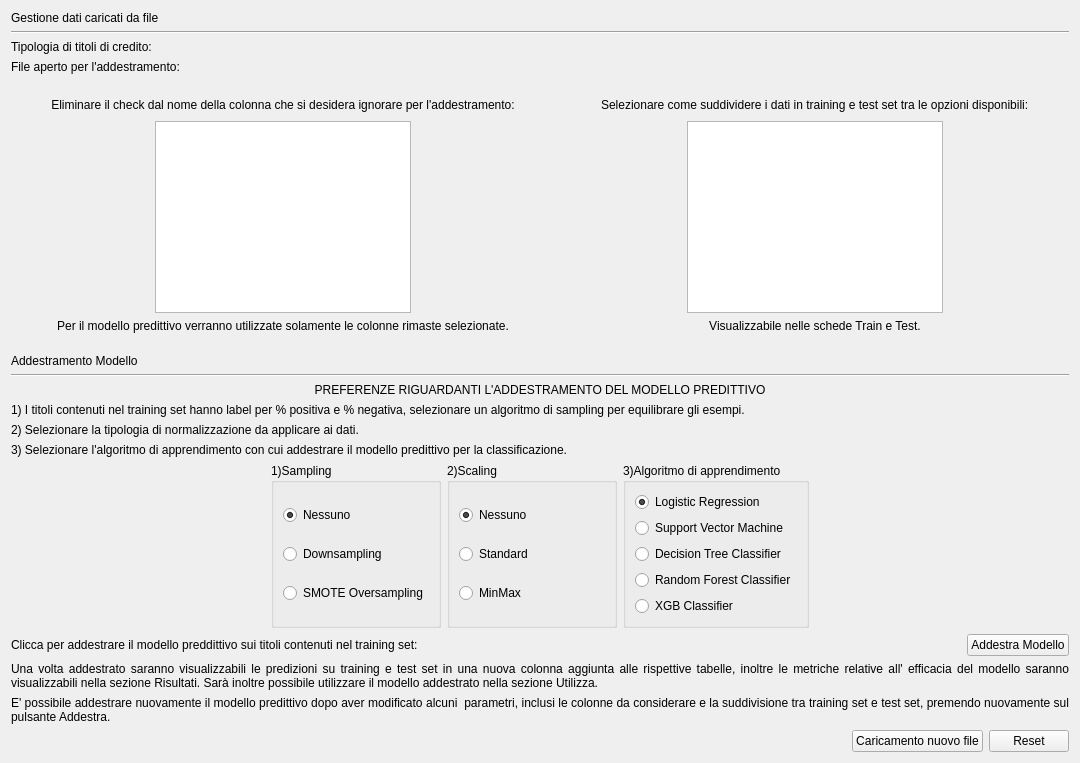
      <widget class="QWidget" name="Main">
       <attribute name="title">
        <string>Main</string>
       </attribute>
       <layout class="QVBoxLayout" name="verticalLayout_6">
        <item>
         <widget class="QLabel" name="label_7">
          <property name="text">
           <string>Gestione dati caricati da file</string>
          </property>
         </widget>
        </item>
        <item>
         <widget class="Line" name="line">
          <property name="orientation">
           <enum>Qt::Horizontal</enum>
          </property>
         </widget>
        </item>
        <item>
         <layout class="QVBoxLayout" name="verticalLayout_7">
          <item>
           <widget class="QLabel" name="main_type">
            <property name="text">
             <string>Tipologia di titoli di credito:</string>
            </property>
            <property name="wordWrap">
             <bool>true</bool>
            </property>
           </widget>
          </item>
          <item>
           <widget class="QLabel" name="main_filename">
            <property name="text">
             <string>File aperto per l'addestramento:</string>
            </property>
            <property name="wordWrap">
             <bool>true</bool>
            </property>
           </widget>
          </item>
         </layout>
        </item>
        <item>
         <spacer name="verticalSpacer_3">
          <property name="orientation">
           <enum>Qt::Vertical</enum>
          </property>
          <property name="sizeType">
           <enum>QSizePolicy::Minimum</enum>
          </property>
          <property name="sizeHint" stdset="0">
           <size>
            <width>20</width>
            <height>15</height>
           </size>
          </property>
         </spacer>
        </item>
        <item>
         <layout class="QHBoxLayout" name="horizontalLayout_15">
          <item>
           <layout class="QVBoxLayout" name="verticalLayout_20">
            <item>
             <layout class="QHBoxLayout" name="horizontalLayout_16">
              <item>
               <spacer name="horizontalSpacer_17">
                <property name="orientation">
                 <enum>Qt::Horizontal</enum>
                </property>
                <property name="sizeHint" stdset="0">
                 <size>
                  <width>40</width>
                  <height>20</height>
                 </size>
                </property>
               </spacer>
              </item>
              <item>
               <widget class="QLabel" name="label_4">
                <property name="text">
                 <string>Eliminare il check dal nome della colonna che si desidera ignorare per l'addestramento:</string>
                </property>
                <property name="alignment">
                 <set>Qt::AlignCenter</set>
                </property>
                <property name="wordWrap">
                 <bool>false</bool>
                </property>
               </widget>
              </item>
              <item>
               <spacer name="horizontalSpacer_18">
                <property name="orientation">
                 <enum>Qt::Horizontal</enum>
                </property>
                <property name="sizeHint" stdset="0">
                 <size>
                  <width>40</width>
                  <height>20</height>
                 </size>
                </property>
               </spacer>
              </item>
             </layout>
            </item>
            <item>
             <layout class="QHBoxLayout" name="horizontalLayout_18">
              <item>
               <spacer name="horizontalSpacer_28">
                <property name="orientation">
                 <enum>Qt::Horizontal</enum>
                </property>
                <property name="sizeHint" stdset="0">
                 <size>
                  <width>40</width>
                  <height>20</height>
                 </size>
                </property>
               </spacer>
              </item>
              <item>
               <widget class="QListView" name="main_list_columns">
                <property name="sizePolicy">
                 <sizepolicy hsizetype="Expanding" vsizetype="Expanding">
                  <horstretch>0</horstretch>
                  <verstretch>0</verstretch>
                 </sizepolicy>
                </property>
                <property name="resizeMode">
                 <enum>QListView::Adjust</enum>
                </property>
               </widget>
              </item>
              <item>
               <spacer name="horizontalSpacer_29">
                <property name="orientation">
                 <enum>Qt::Horizontal</enum>
                </property>
                <property name="sizeHint" stdset="0">
                 <size>
                  <width>40</width>
                  <height>20</height>
                 </size>
                </property>
               </spacer>
              </item>
             </layout>
            </item>
            <item>
             <widget class="QLabel" name="label_8">
              <property name="text">
               <string>Per il modello predittivo verranno utilizzate solamente le colonne rimaste selezionate.</string>
              </property>
              <property name="alignment">
               <set>Qt::AlignCenter</set>
              </property>
              <property name="wordWrap">
               <bool>true</bool>
              </property>
             </widget>
            </item>
           </layout>
          </item>
          <item>
           <layout class="QVBoxLayout" name="verticalLayout_21">
            <item>
             <layout class="QHBoxLayout" name="horizontalLayout_17">
              <item>
               <spacer name="horizontalSpacer_19">
                <property name="orientation">
                 <enum>Qt::Horizontal</enum>
                </property>
                <property name="sizeHint" stdset="0">
                 <size>
                  <width>40</width>
                  <height>20</height>
                 </size>
                </property>
               </spacer>
              </item>
              <item>
               <widget class="QLabel" name="label_5">
                <property name="text">
                 <string>Selezionare come suddividere i dati in training e test set tra le opzioni disponibili:</string>
                </property>
               </widget>
              </item>
              <item>
               <spacer name="horizontalSpacer_20">
                <property name="orientation">
                 <enum>Qt::Horizontal</enum>
                </property>
                <property name="sizeHint" stdset="0">
                 <size>
                  <width>40</width>
                  <height>20</height>
                 </size>
                </property>
               </spacer>
              </item>
             </layout>
            </item>
            <item>
             <layout class="QHBoxLayout" name="horizontalLayout_20">
              <item>
               <spacer name="horizontalSpacer_30">
                <property name="orientation">
                 <enum>Qt::Horizontal</enum>
                </property>
                <property name="sizeHint" stdset="0">
                 <size>
                  <width>40</width>
                  <height>20</height>
                 </size>
                </property>
               </spacer>
              </item>
              <item>
               <widget class="QListView" name="main_list_split">
                <property name="resizeMode">
                 <enum>QListView::Adjust</enum>
                </property>
               </widget>
              </item>
              <item>
               <spacer name="horizontalSpacer_31">
                <property name="orientation">
                 <enum>Qt::Horizontal</enum>
                </property>
                <property name="sizeHint" stdset="0">
                 <size>
                  <width>40</width>
                  <height>20</height>
                 </size>
                </property>
               </spacer>
              </item>
             </layout>
            </item>
            <item>
             <widget class="QLabel" name="label_12">
              <property name="text">
               <string>Visualizzabile nelle schede Train e Test.</string>
              </property>
              <property name="alignment">
               <set>Qt::AlignCenter</set>
              </property>
              <property name="wordWrap">
               <bool>true</bool>
              </property>
             </widget>
            </item>
           </layout>
          </item>
         </layout>
        </item>
        <item>
         <spacer name="verticalSpacer">
          <property name="orientation">
           <enum>Qt::Vertical</enum>
          </property>
          <property name="sizeType">
           <enum>QSizePolicy::Minimum</enum>
          </property>
          <property name="sizeHint" stdset="0">
           <size>
            <width>20</width>
            <height>15</height>
           </size>
          </property>
         </spacer>
        </item>
        <item>
         <widget class="QLabel" name="label_3">
          <property name="text">
           <string>Addestramento Modello</string>
          </property>
          <property name="wordWrap">
           <bool>true</bool>
          </property>
         </widget>
        </item>
        <item>
         <widget class="Line" name="line_3">
          <property name="orientation">
           <enum>Qt::Horizontal</enum>
          </property>
         </widget>
        </item>
        <item>
         <layout class="QVBoxLayout" name="verticalLayout_9">
          <property name="sizeConstraint">
           <enum>QLayout::SetDefaultConstraint</enum>
          </property>
          <item>
           <widget class="QLabel" name="label">
            <property name="text">
             <string>PREFERENZE RIGUARDANTI L'ADDESTRAMENTO DEL MODELLO PREDITTIVO</string>
            </property>
            <property name="alignment">
             <set>Qt::AlignCenter</set>
            </property>
            <property name="wordWrap">
             <bool>true</bool>
            </property>
           </widget>
          </item>
          <item>
           <widget class="QLabel" name="filelabelratio">
            <property name="text">
             <string>1) I titoli contenuti nel training set hanno label per % positiva e % negativa, selezionare un algoritmo di sampling per equilibrare gli esempi.</string>
            </property>
            <property name="wordWrap">
             <bool>true</bool>
            </property>
           </widget>
          </item>
          <item>
           <widget class="QLabel" name="label_2">
            <property name="text">
             <string>2) Selezionare la tipologia di normalizzazione da applicare ai dati.</string>
            </property>
            <property name="wordWrap">
             <bool>true</bool>
            </property>
           </widget>
          </item>
          <item>
           <widget class="QLabel" name="label_6">
            <property name="text">
             <string>3) Selezionare l'algoritmo di apprendimento con cui addestrare il modello predittivo per la classificazione.</string>
            </property>
            <property name="wordWrap">
             <bool>true</bool>
            </property>
           </widget>
          </item>
         </layout>
        </item>
        <item>
         <layout class="QHBoxLayout" name="horizontalLayout_5">
          <property name="sizeConstraint">
           <enum>QLayout::SetNoConstraint</enum>
          </property>
          <item>
           <spacer name="horizontalSpacer_13">
            <property name="orientation">
             <enum>Qt::Horizontal</enum>
            </property>
            <property name="sizeHint" stdset="0">
             <size>
              <width>40</width>
              <height>20</height>
             </size>
            </property>
           </spacer>
          </item>
          <item>
           <widget class="QGroupBox" name="groupBox_3">
            <property name="minimumSize">
             <size>
              <width>170</width>
              <height>0</height>
             </size>
            </property>
            <property name="title">
             <string>1)Sampling</string>
            </property>
            <property name="flat">
             <bool>false</bool>
            </property>
            <property name="checkable">
             <bool>false</bool>
            </property>
            <layout class="QVBoxLayout" name="verticalLayout_11">
             <item>
              <widget class="QRadioButton" name="sampling1">
               <property name="text">
                <string>Nessuno</string>
               </property>
               <property name="checked">
                <bool>true</bool>
               </property>
              </widget>
             </item>
             <item>
              <widget class="QRadioButton" name="sampling2">
               <property name="text">
                <string>Downsampling</string>
               </property>
              </widget>
             </item>
             <item>
              <widget class="QRadioButton" name="sampling3">
               <property name="text">
                <string>SMOTE Oversampling</string>
               </property>
              </widget>
             </item>
            </layout>
           </widget>
          </item>
          <item>
           <widget class="QGroupBox" name="groupBox">
            <property name="minimumSize">
             <size>
              <width>170</width>
              <height>0</height>
             </size>
            </property>
            <property name="title">
             <string>2)Scaling</string>
            </property>
            <layout class="QVBoxLayout" name="verticalLayout_10">
             <item>
              <widget class="QRadioButton" name="scaling1">
               <property name="text">
                <string>Nessuno</string>
               </property>
               <property name="checked">
                <bool>true</bool>
               </property>
              </widget>
             </item>
             <item>
              <widget class="QRadioButton" name="scaling2">
               <property name="text">
                <string>Standard</string>
               </property>
              </widget>
             </item>
             <item>
              <widget class="QRadioButton" name="scaling3">
               <property name="text">
                <string>MinMax</string>
               </property>
              </widget>
             </item>
            </layout>
           </widget>
          </item>
          <item>
           <widget class="QGroupBox" name="groupBox_2">
            <property name="sizePolicy">
             <sizepolicy hsizetype="Preferred" vsizetype="Preferred">
              <horstretch>0</horstretch>
              <verstretch>0</verstretch>
             </sizepolicy>
            </property>
            <property name="minimumSize">
             <size>
              <width>170</width>
              <height>0</height>
             </size>
            </property>
            <property name="title">
             <string>3)Algoritmo di apprendimento</string>
            </property>
            <layout class="QVBoxLayout" name="verticalLayout_12">
             <item>
              <widget class="QRadioButton" name="algorithm1">
               <property name="text">
                <string>Logistic Regression</string>
               </property>
               <property name="checked">
                <bool>true</bool>
               </property>
              </widget>
             </item>
             <item>
              <widget class="QRadioButton" name="algorithm2">
               <property name="text">
                <string>Support Vector Machine</string>
               </property>
              </widget>
             </item>
             <item>
              <widget class="QRadioButton" name="algorithm3">
               <property name="text">
                <string>Decision Tree Classifier</string>
               </property>
              </widget>
             </item>
             <item>
              <widget class="QRadioButton" name="algorithm4">
               <property name="text">
                <string>Random Forest Classifier</string>
               </property>
              </widget>
             </item>
             <item>
              <widget class="QRadioButton" name="algorithm5">
               <property name="text">
                <string>XGB Classifier</string>
               </property>
              </widget>
             </item>
            </layout>
           </widget>
          </item>
          <item>
           <spacer name="horizontalSpacer_15">
            <property name="orientation">
             <enum>Qt::Horizontal</enum>
            </property>
            <property name="sizeHint" stdset="0">
             <size>
              <width>40</width>
              <height>20</height>
             </size>
            </property>
           </spacer>
          </item>
         </layout>
        </item>
        <item>
         <layout class="QHBoxLayout" name="horizontalLayout_7">
          <item>
           <widget class="QLabel" name="label_10">
            <property name="text">
             <string>Clicca per addestrare il modello preddittivo sui titoli contenuti nel training set:</string>
            </property>
            <property name="wordWrap">
             <bool>false</bool>
            </property>
           </widget>
          </item>
          <item>
           <spacer name="horizontalSpacer_6">
            <property name="orientation">
             <enum>Qt::Horizontal</enum>
            </property>
            <property name="sizeType">
             <enum>QSizePolicy::MinimumExpanding</enum>
            </property>
            <property name="sizeHint" stdset="0">
             <size>
              <width>40</width>
              <height>20</height>
             </size>
            </property>
           </spacer>
          </item>
          <item>
           <widget class="QPushButton" name="main_button_train">
            <property name="text">
             <string>Addestra Modello</string>
            </property>
           </widget>
          </item>
         </layout>
        </item>
        <item>
         <layout class="QVBoxLayout" name="verticalLayout_13">
          <item>
           <widget class="QLabel" name="label_9">
            <property name="text">
             <string>Una volta addestrato saranno visualizzabili le predizioni su training e test set in una nuova colonna aggiunta alle rispettive tabelle, inoltre le metriche relative all' efficacia del modello saranno visualizzabili nella sezione Risultati. Sarà inoltre possibile utilizzare il modello addestrato nella sezione Utilizza.</string>
            </property>
            <property name="alignment">
             <set>Qt::AlignJustify|Qt::AlignVCenter</set>
            </property>
            <property name="wordWrap">
             <bool>true</bool>
            </property>
           </widget>
          </item>
          <item>
           <widget class="QLabel" name="label_11">
            <property name="text">
             <string>E' possibile addestrare nuovamente il modello predittivo dopo aver modificato alcuni  parametri, inclusi le colonne da considerare e la suddivisione tra training set e test set, premendo nuovamente sul pulsante Addestra.</string>
            </property>
            <property name="alignment">
             <set>Qt::AlignJustify|Qt::AlignVCenter</set>
            </property>
            <property name="wordWrap">
             <bool>true</bool>
            </property>
           </widget>
          </item>
         </layout>
        </item>
        <item>
         <layout class="QHBoxLayout" name="horizontalLayout_6">
          <item>
           <spacer name="horizontalSpacer_5">
            <property name="orientation">
             <enum>Qt::Horizontal</enum>
            </property>
            <property name="sizeHint" stdset="0">
             <size>
              <width>40</width>
              <height>20</height>
             </size>
            </property>
           </spacer>
          </item>
          <item>
           <widget class="QPushButton" name="main_button_file">
            <property name="text">
             <string>Caricamento nuovo file</string>
            </property>
           </widget>
          </item>
          <item>
           <widget class="QPushButton" name="main_button_reset">
            <property name="text">
             <string>Reset</string>
            </property>
           </widget>
          </item>
         </layout>
        </item>
       </layout>
      </widget>
